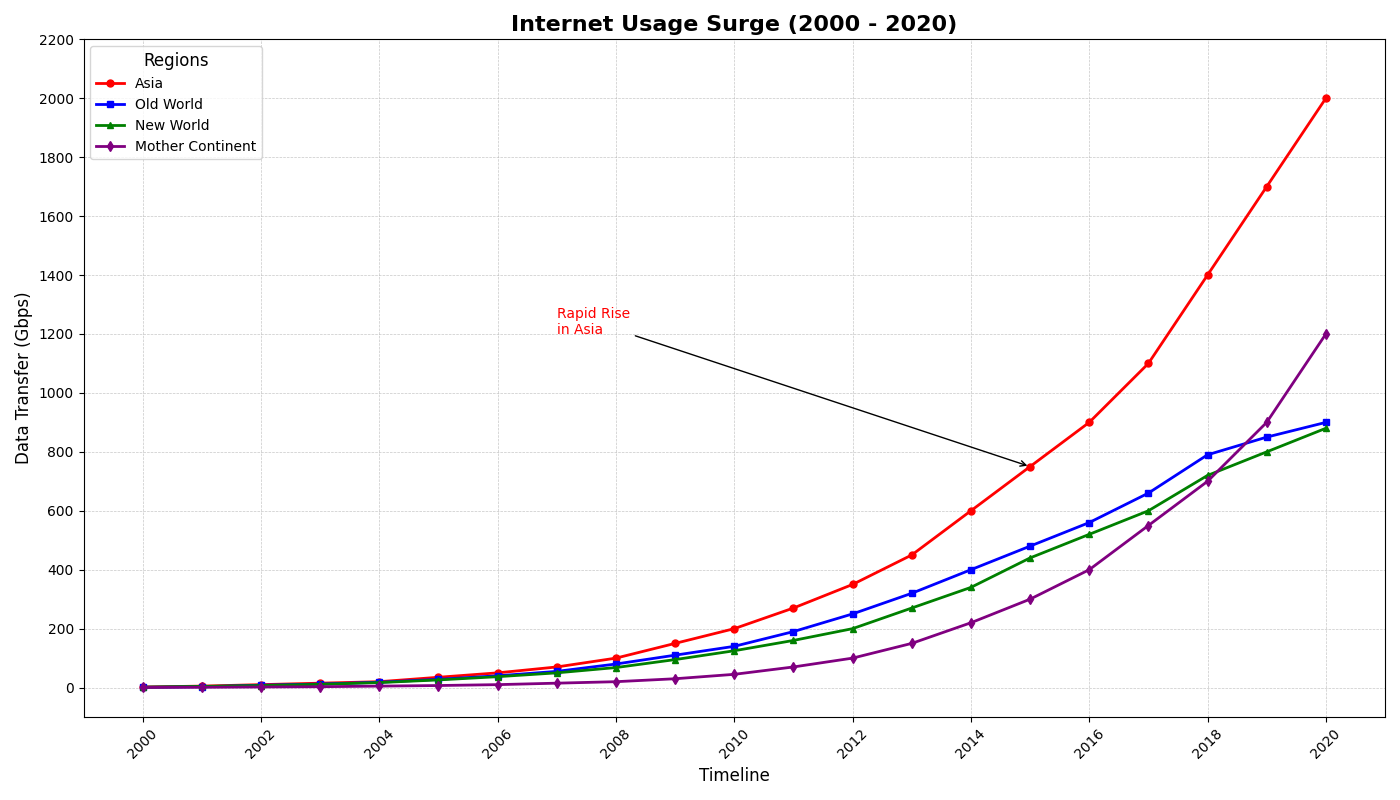

Generate this figure with Python:
import matplotlib.pyplot as plt
import numpy as np

# Define years from 2000 to 2020
years = np.arange(2000, 2021)

# Bandwidth usage data in gigabits per second (Gbps) for different continents
asia_bandwidth = np.array([2, 5, 10, 15, 20, 35, 50, 70, 100, 150, 200, 270, 350, 450, 600, 750, 900, 1100, 1400, 1700, 2000])
europe_bandwidth = np.array([1, 3, 8, 12, 18, 28, 40, 55, 80, 110, 140, 190, 250, 320, 400, 480, 560, 660, 790, 850, 900])
north_america_bandwidth = np.array([1.5, 4, 7, 11, 17, 26, 37, 50, 68, 95, 125, 160, 200, 270, 340, 440, 520, 600, 720, 800, 880])
africa_bandwidth = np.array([0.5, 1, 2, 3, 5, 7, 10, 15, 20, 30, 45, 70, 100, 150, 220, 300, 400, 550, 700, 900, 1200])

# Create the plot
plt.figure(figsize=(14, 8))

# Plot lines for each continent
plt.plot(years, asia_bandwidth, label='Asia', color='red', linewidth=2, marker='o', markersize=5)
plt.plot(years, europe_bandwidth, label='Old World', color='blue', linewidth=2, marker='s', markersize=5)
plt.plot(years, north_america_bandwidth, label='New World', color='green', linewidth=2, marker='^', markersize=5)
plt.plot(years, africa_bandwidth, label='Mother Continent', color='purple', linewidth=2, marker='d', markersize=5)

# Add titles, labels, and legend
plt.title('Internet Usage Surge (2000 - 2020)', fontsize=16, fontweight='bold')
plt.xlabel('Timeline', fontsize=12)
plt.ylabel('Data Transfer (Gbps)', fontsize=12)

# Add a legend to the upper left corner
plt.legend(title="Regions", fontsize=10, title_fontsize=12, loc='upper left')

# Customizing the grid and ticks
plt.grid(True, linestyle='--', linewidth=0.5, alpha=0.7)
plt.xticks(np.arange(2000, 2021, 2), rotation=45)
plt.yticks(np.arange(0, 2201, 200))

# Annotating significant spikes in bandwidth usage
plt.annotate('Rapid Rise\nin Asia', xy=(2015, 750), xytext=(2007, 1200),
             arrowprops=dict(facecolor='black', arrowstyle='->'), fontsize=10, color='red')

# Adjust layout
plt.tight_layout()

# Display the plot
plt.show()
